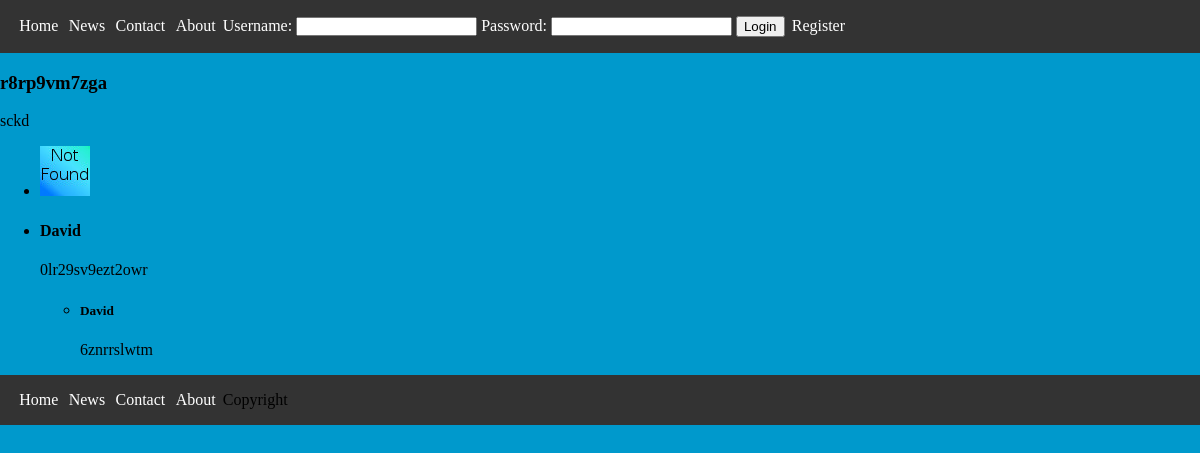
/Pages/show_restaurant.php?id=1, run on an earlier commit of the app's database.
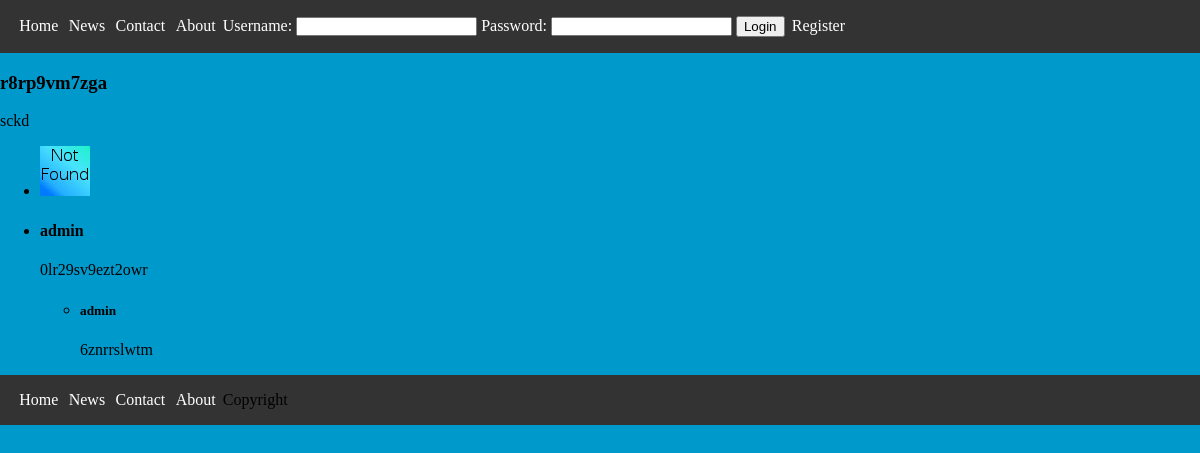
And on a later commit of the database.
### tables this page shows
CREATE TABLE restaurant (id INTEGER PRIMARY KEY AUTOINCREMENT NOT NULL, name VARCHAR NOT NULL, description VARCHAR DEFAULT ('Description not available'), owner INTEGER REFERENCES user (id));

CREATE TABLE restaurantPicture (picture_id INTEGER REFERENCES picture (id), restaurant_id INTEGER REFERENCES restaurant (id));

CREATE TABLE review (rating INTEGER CHECK (rating < 6 AND rating > - 1) NOT NULL, id INTEGER PRIMARY KEY AUTOINCREMENT NOT NULL, description VARCHAR DEFAULT ('Review not available'), restaurant_id INTEGER REFERENCES restaurant (id) NOT NULL, reviewer_id INTEGER REFERENCES user (id) NOT NULL);

CREATE TABLE user (nome VARCHAR DEFAULT ('defaultUser'), id INTEGER PRIMARY KEY AUTOINCREMENT NOT NULL, picture_id INTEGER REFERENCES picture (id) DEFAULT NULL, password VARCHAR NOT NULL, username VARCHAR NOT NULL, description VARCHAR);

CREATE TABLE awnser (id INTEGER PRIMARY KEY AUTOINCREMENT NOT NULL, content VARCHAR, review INTEGER REFERENCES review (id), user INTEGER REFERENCES user (id));

### database/restaurants.php (called while the page is built, shortened)
<?php
  function getRestaurant($id) {
    global $db;
    $stmt = $db->prepare(' SELECT * FROM restaurant WHERE id = :id ');
    $stmt->bindParam(':id',$id,PDO::PARAM_INT);
    $stmt->execute();
    return $stmt->fetch();
	}
	function getRestaurantPictures($id){
		global $db;
		$stmt = $db->prepare(' SELECT picture_id FROM restaurantPicture WHERE restaurant_id = :id ');
		$stmt->bindParam(':id',$id,PDO::PARAM_INT);
		$stmt->execute();
		return $stmt->fetchAll();
	}
	function getReviews($id){
		global $db;
		$stmt = $db->prepare(' SELECT * FROM viewUserReview WHERE restaurant_id = :id ');
		$stmt->bindParam(':id', $id ,PDO::PARAM_INT);
		$stmt->execute();
		return $stmt->fetchAll();
	}
	function getAnswers($id){
		global $db;
		$stmt = $db->prepare(' SELECT content, nome FROM viewUserAnswer WHERE review = :id ');
		$stmt->bindParam(':id',$id,PDO::PARAM_INT);
		$stmt->execute();
		return $stmt->fetchAll();
	}
?>

### Pages/show_restaurant.php (the view, shortened to what this page needs)
<?php
include_once('../templates/header.php');
include_once('../database/connect.php');
include_once('../database/restaurants.php');
$id=$_GET['id'];
$result = getRestaurant($id);
$pictures = getRestaurantPictures($id);
?>
<div class="restaurantInfo">
<h3> <?php echo  $result['name'] ?> </h3>
<p> <?php echo $result['description'] ?> </p>
</div>
<?php if(count($pictures) > 0 ){ ?>
<div class="image-slide">
  <ul>
<?php
foreach( $pictures as $picture ) {
  $path = "../images/". $picture['picture_id'];
  if(!file_exists($path))
    $path = '../images/error.jpg';
?>
    <li> <img src= <?php echo $path ?> > </li>
<?php } ?>
  </ul>
</div>
<?php }
$reviews = getReviews($id);
?>
<div class="reviews">
  <ul>
<?php foreach ($reviews as $review) { ?>
    <li>
      <h4> <?php echo $review['nome'] ?> </h4>
      <p> <?php echo $review['description']?> </p>
      <ul>
<?php $answers = getAnswers($review['id']);
foreach($answers as $answer){ ?>
        <li>
          <h5> <?php echo $answer['nome'] ?> </h5>
          <p> <?php echo $answer['content'] ?> </p>
        </li>
<?php }?>
      </ul>
    </li>
<?php } ?>
  </ul>
</div>
<?php include_once('../templates/footer.php'); ?>

### templates/header.php (shortened to what this page needs)
<!DOCTYPE html>
<html lang="en">
    <head>
        <link rel="stylesheet" href="../css/style.css">
    </head>
    <body>
        <nav>
            <ul>
                <li><a id="home" href="../Pages/home.php#home">Home</a></li>
                <li><a id="news" href="#news">News</a></li>
                <li><a id="contact" href="../Pages/contacts.php#contact">Contact</a></li>
                <li><a id="about" href="../Pages/about.php#about">About</a></li>
                <li><?php include('login.php') ?></li>
            </ul>
        </nav>

### templates/login.php
<?php
    if(isset($_SESSION['username'])){
?>
<label> Logged in as: <?php echo $_SESSION['username'] ?> </label>
<a href="../database/action_logout.php">Logout</a>
<?php }else{ ?>
<form action="../database/action_login.php" method="post">
  <label>Username: <input type="text" name="username"> </label>
  <label>Password: <input type="password" name="password"> </label>
  <input type="submit" value="Login">
  <a href="../Pages/register.php">Register</a>
</form>
<?php } ?>

### templates/footer.php
  <nav>
    <ul>
        <li><a id="home" href="../Pages/home.php#home">Home</a></li>
        <li><a id="news" href="../Pages/news.php#news">News</a></li>
        <li><a id="contact" href="../Pages/contacts.php#contact">Contact</a></li>
        <li><a id="about" href="../Pages/about.php#about">About</a></li>
        <li>Copyright</li>
    </ul>
</body>
</html>

### css/style.css (style rules this page uses)
body { margin : 0; padding : 0; border : 0; background-color: #0099cc; }
nav ul { background-color: #333; display: block; margin: 0; width: 100%; padding-left: 1em; }
nav li { display: inline-block; padding: 1em 0em; list-style-type: none; }
nav li label input { padding: 0em; height: inherit; color: white; }
nav li label { padding: 0em; height: inherit; color: white; }
nav li a { color: white; text-decoration: none; padding: inherit; padding-left: 0.2em; padding-right: 0.2em; border-bottom-color: #111; border-bottom-left-radius:0.5em; border-bottom-right-radius: 0.5em; }
body nav ul li form input { color: black; }

What changed in the data, as far as the page shows it:
changed through a linked row, review "0lr29sv9ezt2owr": reviewer.nome "David" → "admin"
changed through a linked row, awnser "6znrrslwtm": user.nome "David" → "admin"
